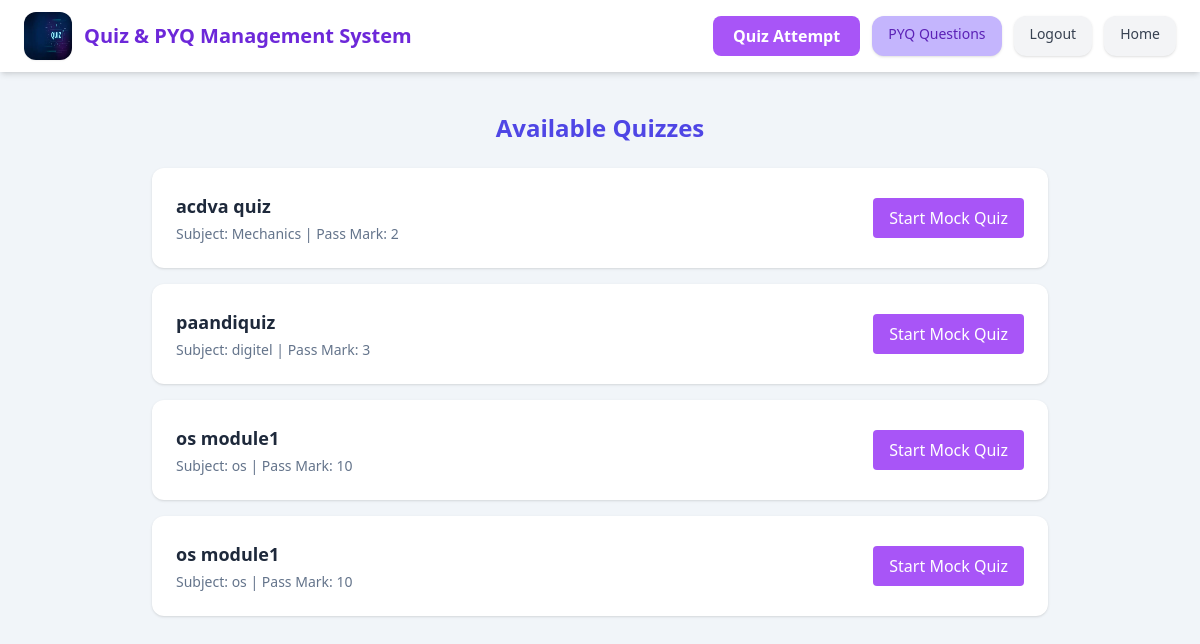
Page /student/quizzes/ on the earlier database version.
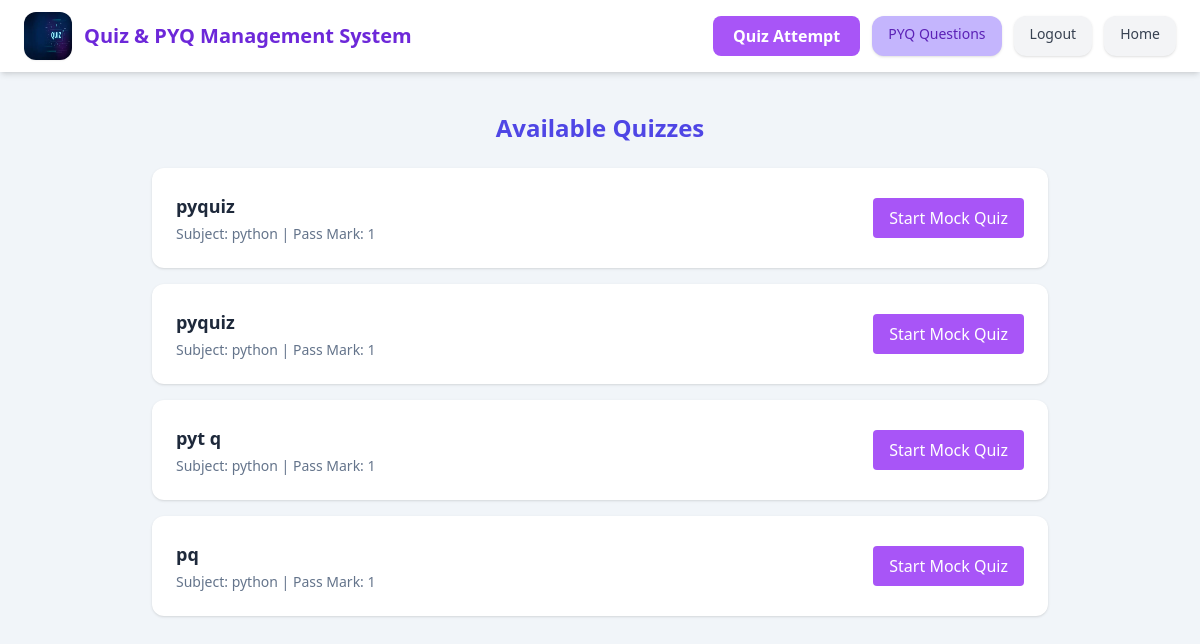
Same page on the later database version.
### Common/models.py (models this page shows, shortened)
class Quiz(models.Model):
    faculty = models.ForeignKey(
        FacultyRegistration,
        on_delete=models.CASCADE,
        related_name="quizzes"
    )
    subject = models.ForeignKey(
        Subject,
        on_delete=models.PROTECT
    )
    semester = models.CharField(max_length=30)
    quiz_name = models.CharField(max_length=40)
    pass_mark = models.IntegerField()

class Subject(models.Model):
    course = models.ForeignKey(
        Course,
        on_delete=models.CASCADE,
        related_name="SUBJECTS"
    )
    subject_name = models.CharField(max_length=50)
    class Meta:
        constraints = [
            models.UniqueConstraint(
                fields=['course', 'subject_name'],
                name='unique_subject_per_course'
            )
        ]
    def __str__(self):
        return self.subject_name

### Student/views.py (the view)
# urls.py: path('quizzes/', views.student_quiz_list, name='quiz_attempt'),
def student_quiz_list(request):
    quizzes = Quiz.objects.all()
    return render(request, 'student/quiz_list.html', {'quizzes': quizzes})

### Student/Templates/student/quiz_list.html (shortened to what this page needs)
<!DOCTYPE html>
<html lang="en">
<head>
    <script src="https://cdn.tailwindcss.com"></script>
</head>
<body class="bg-slate-100 min-h-screen">
{% include 'sheader.html' %}
<div class="max-w-4xl mx-auto mt-10 mb-16">
    <h2 class="text-2xl font-semibold text-center text-indigo-600 mb-6">
        Available Quizzes
    </h2>
    {% if quizzes %}
        {% for quiz in quizzes %}
        <div class="bg-white shadow rounded-xl p-6 mb-4 flex justify-between items-center">
            <div>
                <h3 class="text-lg font-semibold text-slate-800">
                    {{ quiz.quiz_name }}
                </h3>
                <p class="text-sm text-slate-500 mt-1">
                    Subject: {{ quiz.subject }} |
                    Pass Mark: {{ quiz.pass_mark }}
                </p>
            </div>
            <a href="{% url 'student_quiz_attempt' quiz.id %}?mock=1"
            class="bg-purple-500 hover:bg-purple-600 text-white px-4 py-2 rounded">
            Start Mock Quiz
            </a>
        </div>
        {% endfor %}
    {% else %}
        <p class="text-center text-slate-500">
            No quizzes available.
        </p>
    {% endif %}
</div>
</body>
</html>

### Student/Templates/sheader.html (shortened to what this page needs)
{% load static %}
<!DOCTYPE html>
<html lang="en">
<head>
    <script src="https://cdn.tailwindcss.com"></script>
</head>
<body class="bg-[#EDE9FE] text-gray-700">
<header class="bg-white shadow-md">
    <nav class="max-w-7xl mx-auto px-6 py-3 flex items-center justify-between">
        <div class="flex items-center gap-3">
            <img src="{% static 'images/download.jpg.webp' %}"
                 alt="Logo"
                 class="h-12 w-12 rounded-xl shadow-sm" />
            <h1 class="text-xl font-bold text-violet-700">
                Quiz & PYQ Management System
            </h1>
        </div>
        <div class="flex gap-3">
           <a href="{% url 'quiz_attempt' %}"
   class="bg-purple-500 text-white px-5 py-2 rounded-lg font-semibold">
   Quiz Attempt
</a>
            <a href="{% url 'student_pyq' %}"
               class="px-4 py-2 text-sm rounded-xl
                      bg-[#C4B5FD] text-violet-800
                      hover:bg-[#A78BFA] hover:text-white
                      transition shadow">
                PYQ Questions
            </a>
            <a href="{% url 'commonhome' %}"
               class="px-4 py-2 text-sm rounded-xl
                      bg-gray-100 text-gray-700
                      hover:bg-gray-200 transition shadow">
                Logout
            </a>
             <a href="{% url 'student_home' %}"
               class="px-4 py-2 text-sm rounded-xl
                      bg-gray-100 text-gray-700
                      hover:bg-gray-200 transition shadow">
                Home
            </a>
        </div>
    </nav>
</header>

Differences in the rows shown:
changed Quiz (number 1 of 4 on the later page): quiz_name "acdva quiz" → "pyquiz"; subject "Mechanics" → "python"; pass_mark "2" → "1"
changed Quiz (number 2 of 4 on the later page): quiz_name "paandiquiz" → "pyquiz"; subject "digitel" → "python"; pass_mark "3" → "1"
changed Quiz: quiz_name "os module1" → "pyt q"; subject "os" → "python"; pass_mark "10" → "1"
changed Quiz (number 4 of 4 on the later page): quiz_name "os module1" → "pq"; subject "os" → "python"; pass_mark "10" → "1"
